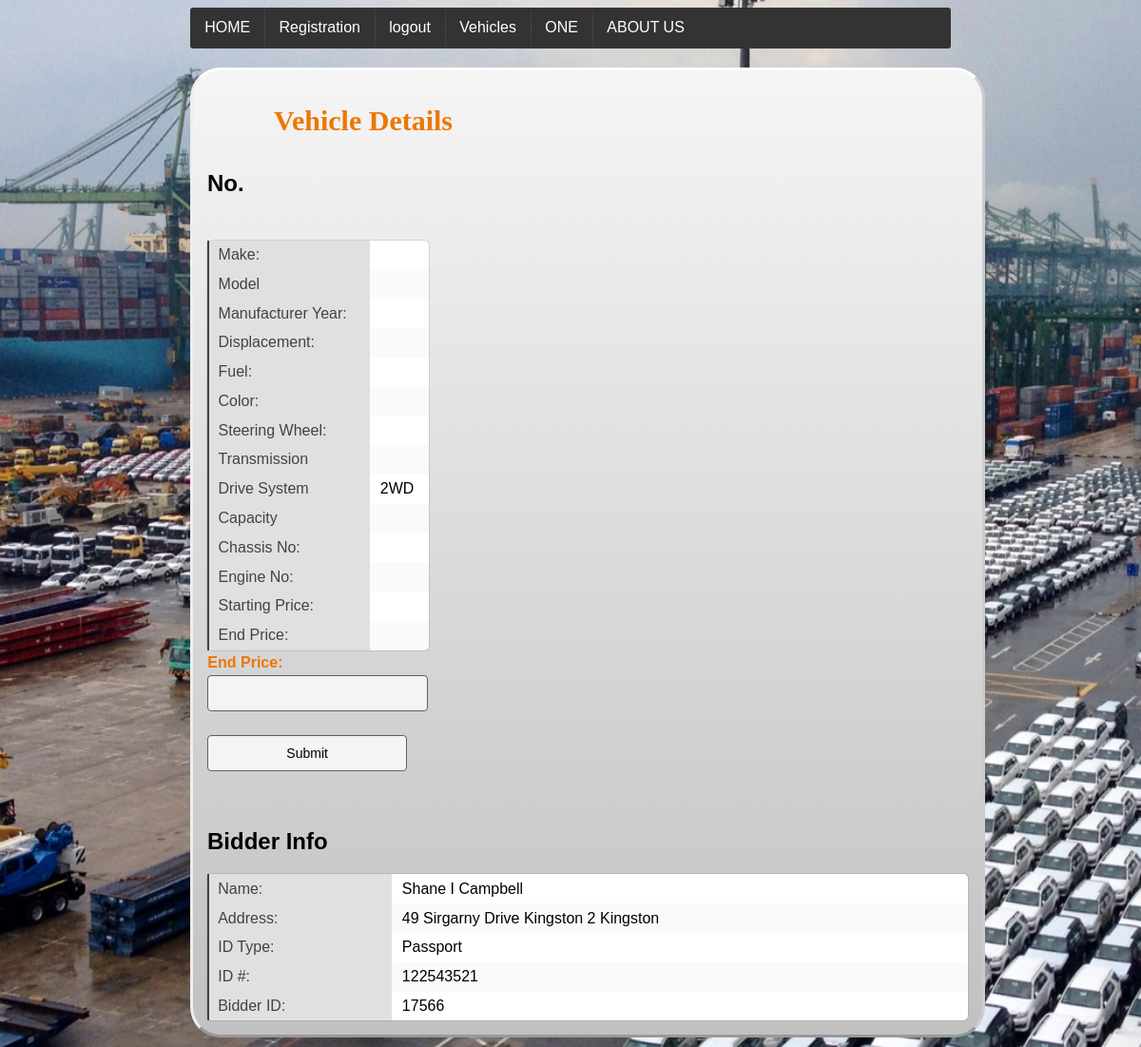
Page /vehicles/vehicle_details2.php?bidder_num=17566 (signed in) on the committed database.
### tables this page shows
CREATE TABLE IF NOT EXISTS `participant_info` (
  `user_id` varchar(30) NOT NULL,
  `first_name` varchar(30) NOT NULL,
  `middle_name` varchar(30) NOT NULL,
  `last_name` varchar(30) NOT NULL,
  `Gender` varchar(255) NOT NULL,
  `id_type` varchar(30) NOT NULL,
  `id_num` varchar(30) NOT NULL,
  `trn` varchar(30) NOT NULL,
  `dob` varchar(15) NOT NULL,
  `phone_num` varchar(30) NOT NULL,
  PRIMARY KEY (`user_id`)
);

CREATE TABLE IF NOT EXISTS `participant_address` (
  `user_id` varchar(255) NOT NULL,
  `address` varchar(255) NOT NULL,
  `parish` varchar(255) NOT NULL,
  PRIMARY KEY (`user_id`)
);

### vehicles/get_vehicles.php (called while the page is built, shortened)
<?php
function get_type($num)
{
	$mysqli = new mysqli(DBHOST, DBUSER, DBPASSWORD, DBNAME);
	$sql =  "SELECT * FROM user WHERE user_id = '$num' ";
	$resultSet = $mysqli->query($sql);
	$result= array();
	if($resultSet!=false)
	{
		while($row = $resultSet->fetch_array())
		{
			array_push($result, $row);
		}
	}
	return $result;
}
function get_bidderInfo($num)
{
	$mysqli = new mysqli(DBHOST, DBUSER, DBPASSWORD, DBNAME);
	$sql =  "SELECT first_name,middle_name,last_name,Gender,id_type,id_num,dob,phone_num,address,parish
			FROM participant_info JOIN participant_address
			ON participant_info.user_id = participant_address.user_id
			WHERE participant_info.user_id = '$num' ";
	$resultSet = $mysqli->query($sql);
	$result= array();
	if($resultSet!=false)
	{
		while($row = $resultSet->fetch_array())
		{
			array_push($result, $row);
		}
	}
	return $result;
}
?>

### vehicles/vehicle_details2.php (the view, shortened to what this page needs)
<!DOCTYPE html>
<html>
	<?php
		include 'get_vehicles.php';
	?>
    <head>
        <link rel="stylesheet" href="../css/semantic.css" type="text/css" />
        <link rel="stylesheet" href="../css/style.css" type="text/css" />
        <link type="text/css" href="../css/bottom.css" rel="stylesheet" />
    </head>
    <body>
    	<div class="container">
	    	<div class="ui inverted menu">
                <?php if (!isset($_SESSION['user'])): ?>
                    <a class="item" href="http://<?php echo SERVER;?>/auction/">HOME</a></li>
                    <a class="item" href="http://<?php echo SERVER;?>/auction/registration/registration.php">Registration</a>
                    <a class="item" href="http://<?php echo SERVER;?>/auction/login/login.php">Login</a></li>
                    <a class="item" href="http://<?php echo SERVER;?>/auction/vehicles/vehicles.php">Vehicles</a>
                    <a class="item" href="#">ONE</a></li>
                    <a class="item" href="#">ABOUT US</a></li>
                <?php else: ?>
                    <a class="item" href="http://<?php echo SERVER;?>/auction/">HOME</a></li>
                    <a class="item" href="http://<?php echo SERVER;?>/auction/registration/registration.php">Registration</a>
                    <a class="item" href="http://<?php echo SERVER;?>/auction/logout.php">logout</a></li>
                    <a class="item" href="http://<?php echo SERVER;?>/auction/vehicles/vehicles.php">Vehicles</a>
                    <a class="item" href="#">ONE</a></li>
                    <a class="item" href="#">ABOUT US</a></li>
                 <?php endif; ?>
            </div>
	        <div class="content">
	        <h1>Vehicle Details</h1>
	        	<?php
	        		$chassis = $_SESSION['chassis'];
	        		$cars = get_details($chassis);
	        		$price = get_price($chassis);
	        		if (isset($_SESSION['user'])):
	        			$bidder_num = $_GET['bidder_num'];
	        			$user_type = get_type($_SESSION['user']);
	        			$user_info = get_bidderInfo($bidder_num);
	        		endif;
	        	?>
	        <h2><?php echo 'No.'.' '.$cars[0]['chassis_num'].' '.$cars[0]['Make'].' '.$cars[0]['model'];?></h2>
	        <div class="ui grid">
	        	<div class="ui five wide column">
	        		<div class="vehicle_details">
	        			<table class="ui table segment">
					 	<tbody>
						    <tr>
						      <td class="active">Make: </td>
						      <td ><?php echo $cars[0]['Make'];?></td>
						    </tr>
						    <tr>
						      <td class="active">Model</td>
						      <td><?php echo $cars[0]['model'];?></td>
						    </tr>
						     <tr>
						      <td class="active">Manufacturer Year: </td>
						      <td><?php echo $cars[0]['year'];?></td>
						    </tr>
						    <tr>
						      <td class="active">Displacement:</td>
						      <td><?php echo $cars[0]['cc'];?></td>
						    </tr>
						     <tr>
						      <td class="active">Fuel:</td>
						      <td><?php echo $cars[0]['fuel_type'];?></td>
						    </tr>
						    <tr>
						      <td class="active">Color:</td>
						      <td><?php echo $cars[0]['color'];?></td>
						    </tr>
						    <tr>
						      <td class="active">Steering Wheel:</td>
						      <td><?php echo $cars[0]['drive_side'];?></td>
						    </tr>
						    <tr>
						      <td class="active">Transmission</td>
						      <td><?php echo $cars[0]['transmission'];?></td>
						    </tr>
						     <tr>
						      <td class="active">Drive System</td>
						      <td>2WD</td>
						    </tr>
						     <tr>
						      <td class="active">Capacity</td>
						      <td><?php echo $cars[0]['seating'];?></td>
						    </tr>
						     <tr>
						      <td class="active">Chassis No:</td>
						      <td><?php echo $cars[0]['chassis_num'];?></td>
						    </tr>
						     <tr>
						      <td class="active">Engine No: </td>
						      <td><?php echo $cars[0]['eng_num'];?></td>
						    </tr>
						     <tr>
						      <td class="active">Starting Price: </td>
						      <td><?php echo $price[0]['starting_price'];?></td>
						    </tr>
						    <tr>
						      <td class="active">End Price: </td>
						      <td><?php echo $price[0]['end_price'];?></td>
						    </tr>
						  </tbody>
						</table>
	        		</div>
	        		<?php if (isset($_SESSION['user'])): ?>
							<?php if ($user_type[0]['type'] == 'auctioneer'): ?>
							<div>
							  <form action="price_update.php" method="post" enctype="multipart/form-data">
							  	<label>End Price: </label>
							    <input type="text" name="end_price">
							    <input type="submit">
							</form>
							</div>
						<?php endif ?>
					<?php endif ?>
	        	</div>
	        	<div class="ui nine wide column">
	        		<div class="pikachoose">
						</div>
	        	</div>
	        </div>
	     	<?php if (isset($_SESSION['user'])): ?>
							<?php if ($user_type[0]['type'] == 'auctioneer'): ?>
							<div>
							  <h2>Bidder Info</h2>
								<table class="ui table segment">
					 	<tbody>
						    <tr>
						      <td class="active">Name: </td>
						      <td ><?php echo $user_info[0]['first_name']." ".$user_info[0]['middle_name']." ".$user_info[0]['last_name']; ?></td>
						    </tr>
						    <tr>
						      <td class="active">Address: </td>
						      <td><?php echo $user_info[0]['address']." ".$user_info[0]['parish'];?></td>
						    </tr>
						    <tr>
						      <td class="active">ID Type: </td>
						      <td><?php echo $user_info[0]['id_type'];?></td>
						    </tr>
						     <tr>
						      <td class="active">ID #: </td>
						      <td><?php echo $user_info[0]['id_num'];?></td>
						    </tr>
						     <tr>
						      <td class="active">Bidder ID: </td>
						      <td><?php echo $bidder_num;?></td>
						    </tr>
						  </tbody>
						</table>
							</div>
						<?php endif ?>
					<?php endif ?>
	        </div>
		</div>
	</body>
</html>

### css/style.css (style rules this page uses)
html { background-image:url(../img/car_port.jpg); background-repeat: no-repeat; background-size: cover; background-attachment: fixed; }
.menu { background: rgba(0,0,0,.2); }
.container { margin: 0 auto; width: 800px; }
.content { border-style: solid; border-color: #fff #ccc #999 #eee; background: #c1c1c1; background: linear-gradient(#f5f5f5, #c1c1c1); width: 800px; margin:20px auto; padding:15px; -moz-border-radius:3px; -webkit-border-radius:3px; border-top-left-radius:2em; border-top-right-radius:2em; border-bottom-right-radius:2em; border-bottom-left-radius:2em; }
h1 { line-height:1.2em; padding-left: 70px; font-size: 30px; color: #ed7700; height: 50px; font-family: 'YanoneKaffeesatzRegular'; }
label { cursor:pointer; margin:4px 0; color:#ed7700; display:block; font-weight:800; }
input { display:block; width:90%; border-radius:4px; -webkit-border-radius:4px; -moz-border-radius:4px; background-color:#f4f4f4; color:#000; border:1px solid #5f5f5f; padding:10px; margin-bottom:25px; font-size:14px; }
.vehicle_details { margin-top: 10px; }

### css/base.css (style rules this page uses)
body { font-family:Helvetica, sans-serif; }
a { color:white; }
.pikachoose { width: 520px; margin: 0 auto;overflow: hidden; }

### rows in the picture
participant_info: first_name "Shane", middle_name "I", last_name "Campbell", participant_address.address "49 Sirgarny Drive Kingston 2", participant_address.parish "Kingston", id_type "Passport", id_num "122543521"

### other values in the picture
$bidder_num "17566"
